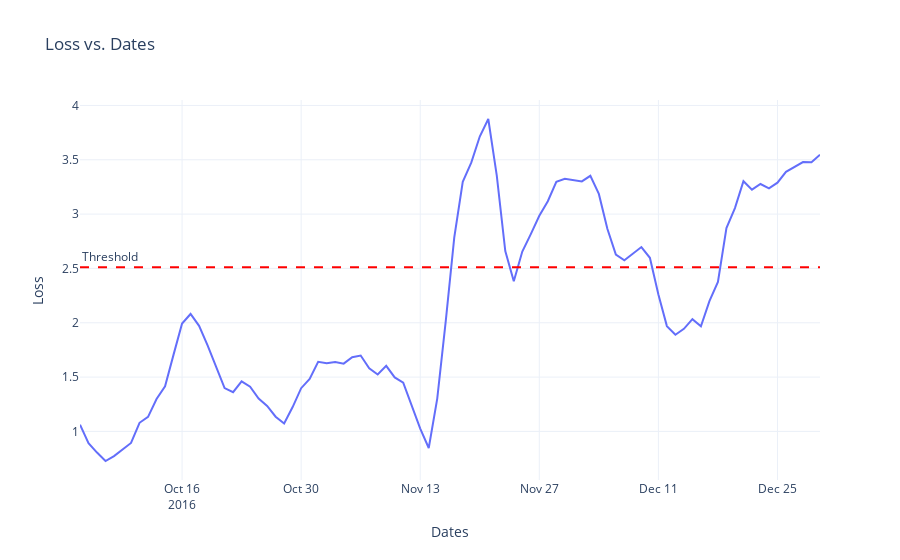

This figure's notebook cell:
### Code cell
## predict the metrics for test data

# def predict(model,data,threshold):
recons_test_data=model.predict(X_test)
# print(X_test.shape)
data_loss_test=tf.keras.losses.mae(recons_test_data,X_test)
# print(data_loss)
data_loss_test_mean=tf.reduce_mean(data_loss_test,axis=1)
# print(data_loss_test_mean)
results_dated=pd.DataFrame({'Dates':test_df.index[seq_len:],'Loss':data_loss_test_mean})
display(results_dated)

##Normal plot
# results_dated.plot(x='Dates',y='Loss',figsize=(10,5))
# plt.axhline(y=threshold, color='red', linestyle='--', linewidth=2, label='Threshold')

####potly plots for interactivity

fig = px.line(results_dated, x='Dates', y='Loss', title='Loss vs. Dates', labels={'Loss': 'Loss', 'Dates': 'Dates'}) 
# Add a threshold line threshold = 0.5 # Replace with the actual threshold value
fig.add_hline(y=threshold, line=dict(color='red', width=2, dash='dash'), annotation_text='Threshold', annotation_position='top left') # Customize the layout 
fig.update_layout( xaxis_title='Dates', yaxis_title='Loss', legend_title='Legend', template='plotly_white') # Show the plot 




    # # anomalous_data_indices=np.where(data_loss_mean>threshold)
    # return tf.math.less(threshold,data_loss_mean)
# def print_stats(predcitions,labels):
#     print("Accuracy={} ".format(accuracy_score(labels,predictions)))
#     print("Precision={} ".format(precision_score(labels,predictions)))
#     print("Recall={} ".format(recall_score(labels,predictions)))

### Figure 1 — Plotly figure (JSON) as saved in the notebook; plotly's stock layout.template omitted (floating-point values rounded to 4 significant figures)
{"data": [{"hovertemplate": "Dates=%{x}<br>Loss=%{y}<extra></extra>", "legendgroup": "", "line": {"color": "#636efa", "dash": "solid"}, "marker": {"symbol": "circle"}, "mode": "lines", "name": "", "orientation": "v", "showlegend": false, "type": "scatter", "x": ["2016-10-04T00:00:00", "2016-10-05T00:00:00", "2016-10-06T00:00:00", "2016-10-07T00:00:00", "2016-10-08T00:00:00", "2016-10-09T00:00:00", "2016-10-10T00:00:00", "2016-10-11T00:00:00", "2016-10-12T00:00:00", "2016-10-13T00:00:00", "2016-10-14T00:00:00", "2016-10-15T00:00:00", "2016-10-16T00:00:00", "2016-10-17T00:00:00", "2016-10-18T00:00:00", "2016-10-19T00:00:00", "2016-10-20T00:00:00", "2016-10-21T00:00:00", "2016-10-22T00:00:00", "2016-10-23T00:00:00", "2016-10-24T00:00:00", "2016-10-25T00:00:00", "2016-10-26T00:00:00", "2016-10-27T00:00:00", "2016-10-28T00:00:00", "2016-10-29T00:00:00", "2016-10-30T00:00:00", "2016-10-31T00:00:00", "2016-11-01T00:00:00", "2016-11-02T00:00:00", "2016-11-03T00:00:00", "2016-11-04T00:00:00", "2016-11-05T00:00:00", "2016-11-06T00:00:00", "2016-11-07T00:00:00", "2016-11-08T00:00:00", "2016-11-09T00:00:00", "2016-11-10T00:00:00", "2016-11-11T00:00:00", "2016-11-12T00:00:00", "2016-11-13T00:00:00", "2016-11-14T00:00:00", "2016-11-15T00:00:00", "2016-11-16T00:00:00", "2016-11-17T00:00:00", "2016-11-18T00:00:00", "2016-11-19T00:00:00", "2016-11-20T00:00:00", "2016-11-21T00:00:00", "2016-11-22T00:00:00", "2016-11-23T00:00:00", "2016-11-24T00:00:00", "2016-11-25T00:00:00", "2016-11-26T00:00:00", "2016-11-27T00:00:00", "2016-11-28T00:00:00", "2016-11-29T00:00:00", "2016-11-30T00:00:00", "2016-12-01T00:00:00", "2016-12-02T00:00:00", "2016-12-03T00:00:00", "2016-12-04T00:00:00", "2016-12-05T00:00:00", "2016-12-06T00:00:00", "2016-12-07T00:00:00", "2016-12-08T00:00:00", "2016-12-09T00:00:00", "2016-12-10T00:00:00", "2016-12-11T00:00:00", "2016-12-12T00:00:00", "2016-12-13T00:00:00", "2016-12-14T00:00:00", "2016-12-15T00:00:00", "2016-12-16T00:00:00", "2016-12-17T00:00:00", "2016-12-18T00:00:00", "2016-12-19T00:00:00", "2016-12-20T00:00:00", "2016-12-21T00:00:00", "2016-12-22T00:00:00", "2016-12-23T00:00:00", "2016-12-24T00:00:00", "2016-12-25T00:00:00", "2016-12-26T00:00:00", "2016-12-27T00:00:00", "2016-12-28T00:00:00", "2016-12-29T00:00:00", "2016-12-30T00:00:00"], "xaxis": "x", "y": [1.063, 0.892, 0.8054, 0.7279, 0.7726, 0.8365, 0.8942, 1.08, 1.134, 1.299, 1.416, 1.707, 1.993, 2.081, 1.972, 1.791, 1.588, 1.399, 1.361, 1.461, 1.412, 1.302, 1.235, 1.136, 1.072, 1.224, 1.398, 1.482, 1.64, 1.627, 1.639, 1.624, 1.683, 1.699, 1.581, 1.524, 1.604, 1.497, 1.448, 1.233, 1.027, 0.8477, 1.302, 2.015, 2.783, 3.297, 3.473, 3.714, 3.875, 3.355, 2.66, 2.381, 2.655, 2.816, 2.984, 3.119, 3.297, 3.325, 3.315, 3.301, 3.352, 3.186, 2.866, 2.628, 2.574, 2.634, 2.697, 2.598, 2.261, 1.969, 1.89, 1.944, 2.033, 1.968, 2.199, 2.375, 2.871, 3.056, 3.303, 3.225, 3.277, 3.237, 3.29, 3.39, 3.436, 3.479, 3.477, 3.547], "yaxis": "y"}], "layout": {"annotations": [{"showarrow": false, "text": "Threshold", "x": 0, "xanchor": "left", "xref": "x domain", "y": 2.511, "yanchor": "bottom", "yref": "y"}], "legend": {"title": {"text": "Legend"}, "tracegroupgap": 0}, "shapes": [{"line": {"color": "red", "dash": "dash", "width": 2}, "type": "line", "x0": 0, "x1": 1, "xref": "x domain", "y0": 2.511, "y1": 2.511, "yref": "y"}], "title": {"text": "Loss vs. Dates"}, "xaxis": {"anchor": "y", "domain": [0, 1], "title": {"text": "Dates"}}, "yaxis": {"anchor": "x", "domain": [0, 1], "title": {"text": "Loss"}}}}
